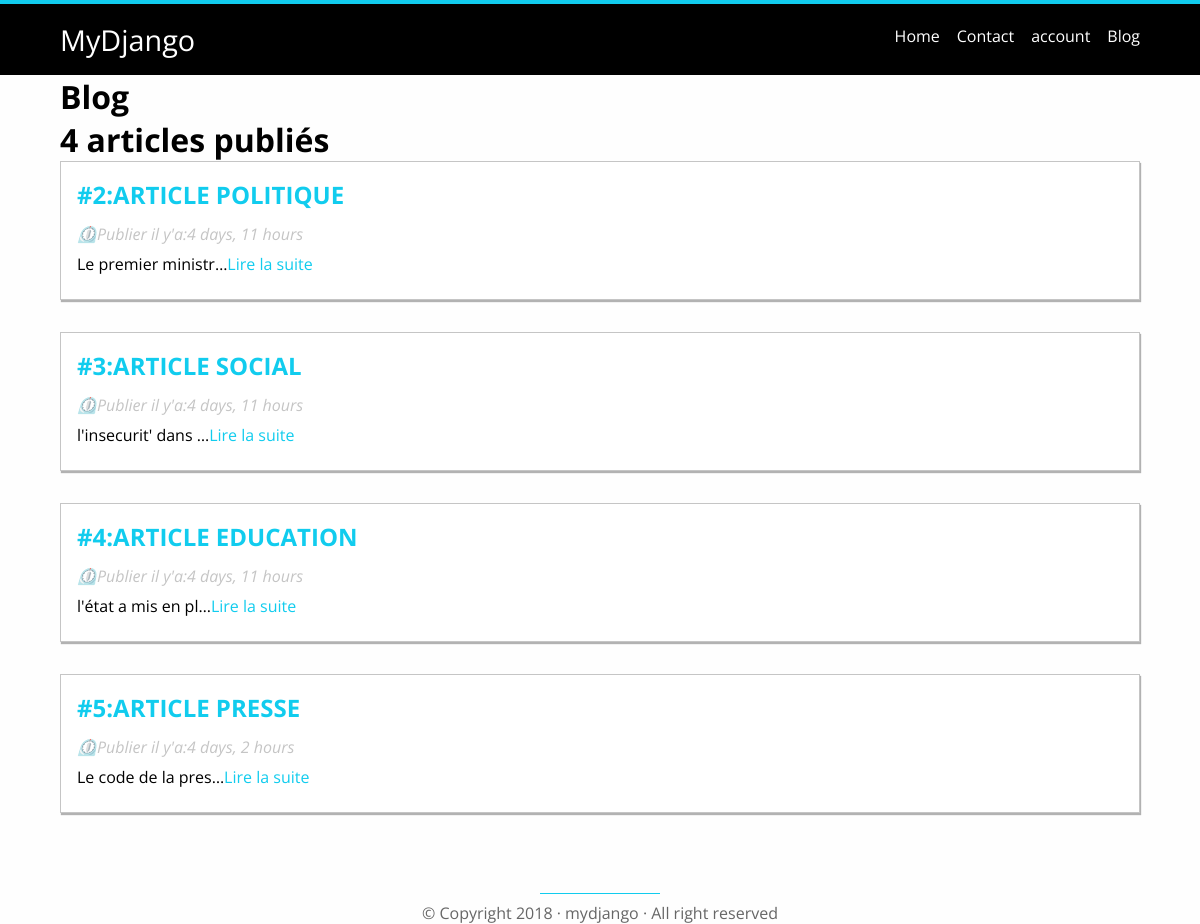
Screenshot of /blog/ with the database file from the repository.
### blog/models.py (models this page shows, shortened)
class TimespamtedModel(models.Model):
    created_at=models.DateTimeField(auto_now_add=True)
    updated_at=models.DateTimeField(auto_now=True)
    class Meta:
        abstract = True

class Article(TimespamtedModel):
    title=models.CharField(max_length=255)
    body=models.TextField()

### blog/views.py (the view)
# urls.py: path('', views.index, name='index'),
def index(request):
    article=Article.objects.all()
    return render(request, 'blog/index.html', {'articles':article})

### blog/templates/blog/index.html
 {% extends 'blog/base.html' %} {% block title %}Blog{% endblock %} {% block body %}
<h1> {{articles|length}} articles publiés</h1>
<ul>
    {% for list_article in articles %}
    <article>
        <h2 class="title">#{{list_article.id}}:{{ list_article.title|upper}}</h2>
        <p class="time">
            <time datetime="{{list_article.created_at|date:'Y-m-d'}}">
                    ⏲️Publier il y'a:{{list_article.created_at|timesince }}
            </time>
        </p>
        <p class="content">{{list_article.body|truncatechars:19}}<a href="/blog/article/{{list_article.id}}">Lire la suite</a></p>
    </article>
    {% empty %}
    <p>Désole pas d'articles publier</p>
    {% endfor %}
</ul>
{% endblock %}

### blog/templates/blog/base.html
{% extends 'layout/base.html' %} {% load static %} {% block stylesheets %}
<link rel="stylesheet" type="text/css" href="{% static 'blog/css/styles.css' %}"> {% endblock %} {% block content %}
<h1>Blog</h1>
{% block body %} {% endblock %} {% endblock %}

### templates/layout/base.html (shortened to what this page needs)
{% load static %}
<!DOCTYPE html>
<html>
<head>
    <link rel="stylesheet" type="text/css" href="https://cdnjs.cloudflare.com/ajax/libs/normalize/5.0.0/normalize.min.css">
    <link rel="stylesheet" type="text/css" href="{% static 'css/styles.css' %}"> {% block stylesheets %} {% endblock %}
</head>
<body>
    {% include 'layout/_nav.html'%}
    <div class="wrapper">
        {% block content %} {% endblock %}
    </div>
    {% include 'layout/_footer.html'%} {% block javascripts %} {% endblock %}
</body>
</html>

### templates/layout/_nav.html
<nav class="navbar">
    <div class="wrapper">
        <a href="{% url 'home' %}" class="navbar-brand">MyDjango</a>
        <ul class="navbar-right">
            <li><a href="{% url 'home' %}">Home</a></li>
            <li><a href="{% url 'contact' %}">Contact</a></li>
            <li><a href="{% url 'account' %}">account</a></li>
            <li><a href="{% url 'blog:index' %}">Blog</a></li>
        </ul>
    </div>
</nav>

### templates/layout/_footer.html
<footer class="footer text-center ">
    <p>&copy; Copyright {% now 'Y' %} &middot; mydjango &middot; All right reserved </p>
</footer>

### static/css/styles.css (style rules this page uses)
body { font-family: 'Open Sans', Arial, Helvetica, sans-serif; background-color: #fefefe; }
* { margin: 0; padding: 0; }
.wrapper { width: 1440px; max-width: 90%; margin: 0 auto; }
.text-center { text-align: center; }
.navbar { background-color: #000; border-top: 4px solid #1ce; padding: 1em 0; }
.navbar .navbar-brand { font-size: 1.8em; color: #fff; text-decoration: none; }
.navbar .navbar-right { float: right; }
.navbar .navbar-right li { display: inline-block; list-style: none; margin-top: 0.3em; margin-right: 0.8em; }
.navbar .navbar-right li:last-child { margin-right: 0; }
.navbar .navbar-right li a { color: #fff; text-decoration: none; }
.footer { text-align: center; margin-top: 5em; color: rgba(0, 0, 0, 0.6); }
.footer:before { content: ""; display: block; height: 1px; background-color: #1ce; width: 10%; margin: 0.5em auto; }

### blog/static/blog/css/styles.css (style rules this page uses)
article { background-color: #fff; border: 1px solid #c5c5c5; margin-bottom: 2em; padding: 1em; box-shadow: 1px 2px 1px rgba(0, 0, 0, 0.3) }
article .title { display: inline-block; color: #1ce; margin-bottom: 0.5em; }
article .time { font-style: italic; color: #c5c5c5; }
article .content { padding: 0.5em 0; }
article .content a { text-decoration: none; color: #1ce; }

### rows the page displays
Article: id "2", title "ARTICLE POLITIQUE", created_at "4 days, 11 hours", body "Le premier ministr…"
Article: id "3", title "ARTICLE SOCIAL", created_at "4 days, 11 hours", body "l'insecurit' dans …"
Article: id "4", title "ARTICLE EDUCATION", created_at "4 days, 11 hours", body "l'état a mis en pl…"
Article: id "5", title "ARTICLE PRESSE", created_at "4 days, 2 hours", body "Le code de la pres…"

### other values shown
{{ articles|length }} "4"
